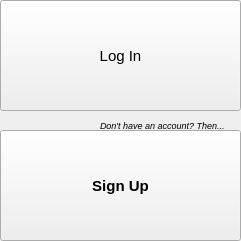
<?xml version="1.0" encoding="UTF-8"?>
<ui version="4.0">
 <class>StartingWindow</class>
 <widget class="QMainWindow" name="StartingWindow">
  <property name="geometry">
   <rect>
    <x>0</x>
    <y>0</y>
    <width>241</width>
    <height>241</height>
   </rect>
  </property>
  <property name="windowTitle">
   <string>Launch Page</string>
  </property>
  <widget class="QWidget" name="centralWidget">
   <widget class="QPushButton" name="loginBtn">
    <property name="geometry">
     <rect>
      <x>0</x>
      <y>0</y>
      <width>241</width>
      <height>111</height>
     </rect>
    </property>
    <property name="sizePolicy">
     <sizepolicy hsizetype="Minimum" vsizetype="Fixed">
      <horstretch>0</horstretch>
      <verstretch>0</verstretch>
     </sizepolicy>
    </property>
    <property name="font">
     <font>
      <pointsize>11</pointsize>
     </font>
    </property>
    <property name="text">
     <string>Log In</string>
    </property>
   </widget>
   <widget class="QPushButton" name="signupBtn">
    <property name="geometry">
     <rect>
      <x>0</x>
      <y>130</y>
      <width>241</width>
      <height>111</height>
     </rect>
    </property>
    <property name="font">
     <font>
      <pointsize>11</pointsize>
      <weight>75</weight>
      <italic>false</italic>
      <bold>true</bold>
     </font>
    </property>
    <property name="text">
     <string>Sign Up</string>
    </property>
   </widget>
   <widget class="QLabel" name="label">
    <property name="geometry">
     <rect>
      <x>100</x>
      <y>120</y>
      <width>150</width>
      <height>10</height>
     </rect>
    </property>
    <property name="text">
     <string>&lt;html&gt;&lt;head/&gt;&lt;body&gt;&lt;p&gt;&lt;span style=&quot; font-size:7pt; font-style:italic;&quot;&gt;Don't have an account? Then...&lt;/span&gt;&lt;/p&gt;&lt;/body&gt;&lt;/html&gt;</string>
    </property>
   </widget>
  </widget>
 </widget>
 <layoutdefault spacing="6" margin="11"/>
 <resources/>
 <connections/>
</ui>
